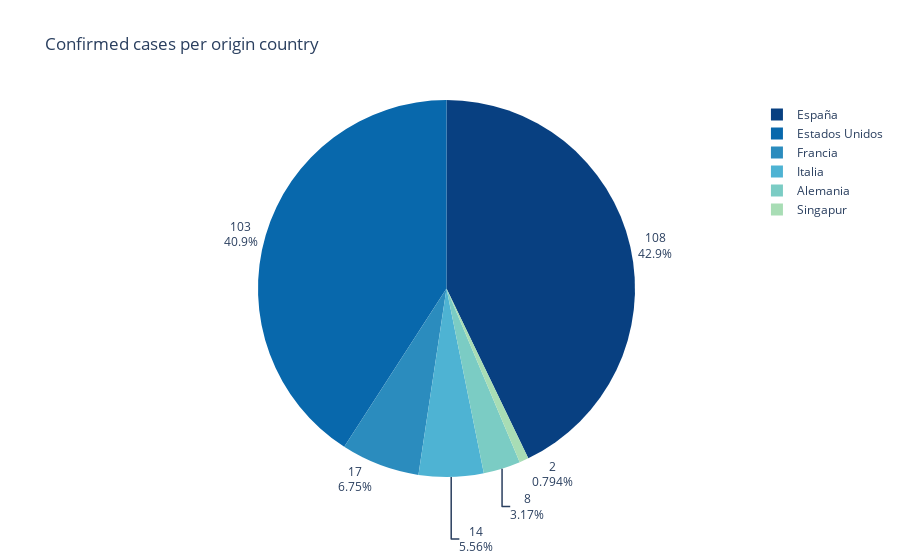

This figure's notebook cell:
### Code cell
import plotly.express as px
fig = px.pie(
    origin_df,
    values='Confirmed',
    title='Confirmed cases per origin country',
    names=origin_df.index,
    color_discrete_sequence=px.colors.sequential.GnBu_r
)
fig.update_traces(textposition='outside', textinfo='percent+value', showlegend=True, sort=True)
fig.write_image("figs/confirmed_origin2.png")
fig.show()

### Figure 1 — Plotly figure (JSON) as saved in the notebook; plotly's stock layout.template omitted (floating-point values rounded to 4 significant figures)
{"data": [{"domain": {"x": [0, 1], "y": [0, 1]}, "hoverlabel": {"namelength": 0}, "hovertemplate": "label=%{label}<br>Confirmed=%{value}", "labels": ["España", "Estados Unidos", "Francia", "Italia", "Alemania", "Singapur"], "legendgroup": "", "name": "", "showlegend": true, "sort": true, "textinfo": "percent+value", "textposition": "outside", "type": "pie", "values": [108, 103, 17, 14, 8, 2]}], "layout": {"legend": {"tracegroupgap": 0}, "piecolorway": ["rgb(8,64,129)", "rgb(8,104,172)", "rgb(43,140,190)", "rgb(78,179,211)", "rgb(123,204,196)", "rgb(168,221,181)", "rgb(204,235,197)", "rgb(224,243,219)", "rgb(247,252,240)"], "title": {"text": "Confirmed cases per origin country"}}}
